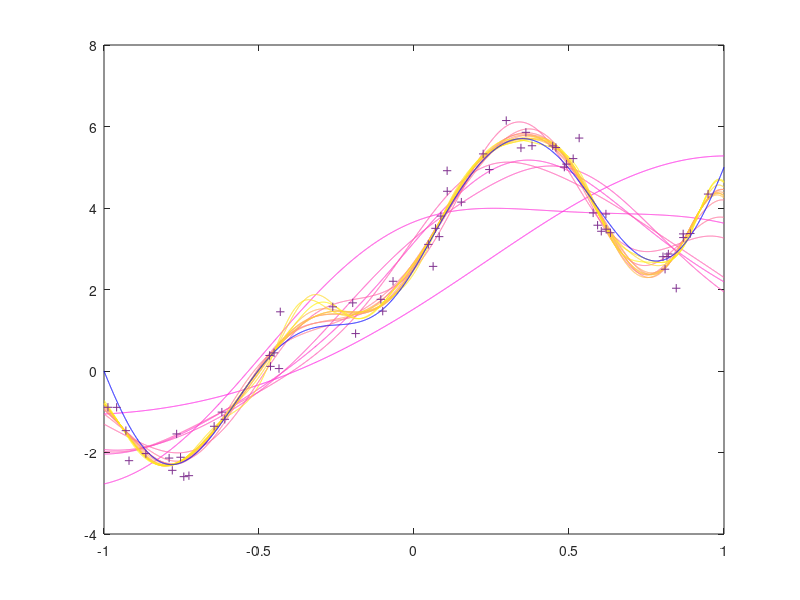
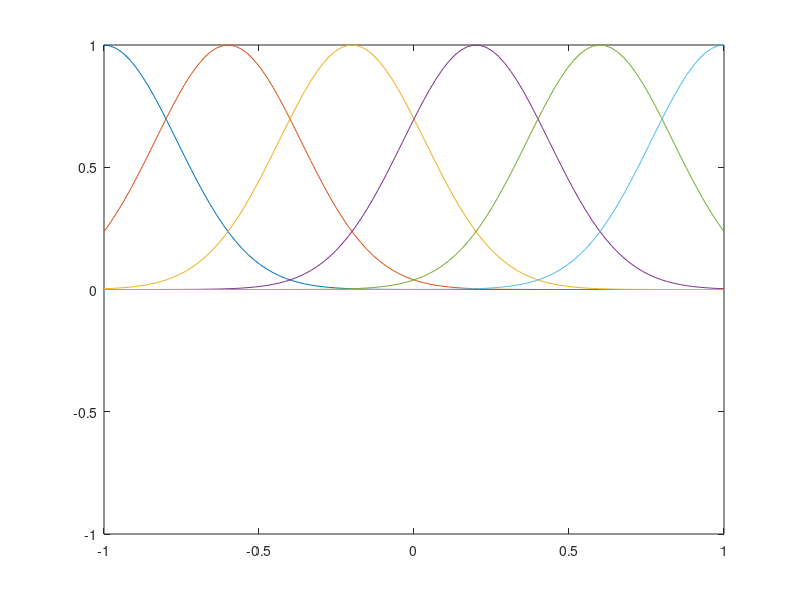
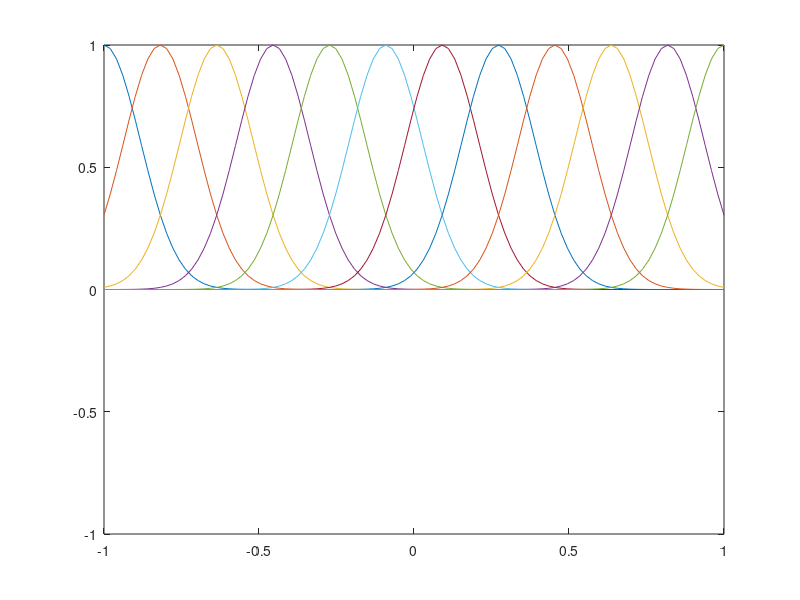
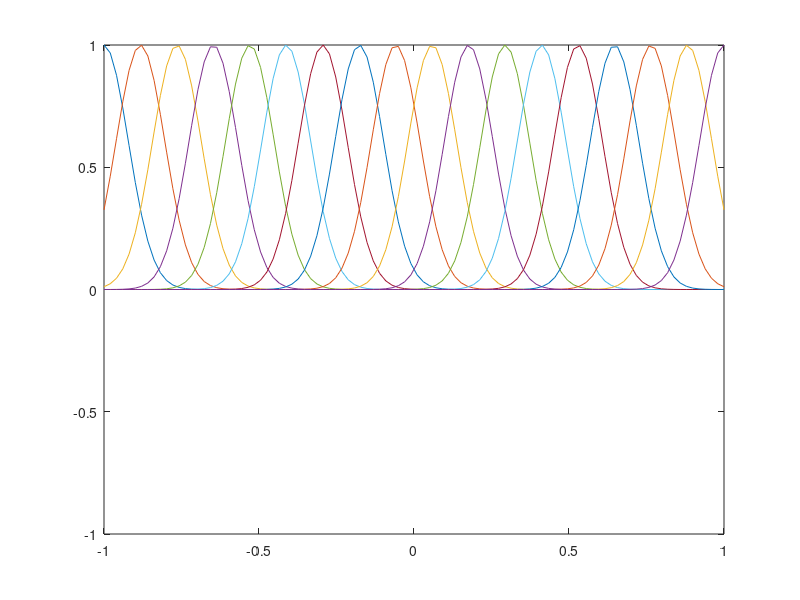

Write the MATLAB code that produced these figures, in order.
%1.1.2

clc;
close all;
clear;



data = importdata('datasets/linearregression_homework.mat');
x_test = data.x_test;
x_train = data.x_train;
y_target = data.y_target;
y_test = data.y_test;
y_train = data.y_train;

d_max = 18;

fig1=figure();



y_our_train = zeros(length(x_train), d_max);
y = zeros(length(x_test), d_max);

for d = 2:d_max
   
    myh = ones(size(x_train))*linspace(-1, 1, d);
    
    x_train_mat = [x_train]*ones(1,d);
    X = exp((-(x_train_mat-myh).^2)./((2/d).^2));
    W = inv(X'*X)*X'*y_train;
    
    y_our_train(:,d) = X*W;

    
    
    myh = ones(size(x_test))*linspace(-1, 1, d);
    x_test_mat = [x_test]*ones(1,d);
    X_test = exp((-(x_test_mat-myh).^2)./((2/d).^2));

    y(:,d) = X_test*W;
    my_plot = plot(x_test, y(:,d));
    hold on;
    set(my_plot, 'Color', [1, d/(d_max+1) , 1-d/(d_max+1)]);
    

end

plot(x_test, y_target, 'b-');
plot(x_train, y_train, ' +');


%plot of basis functions

x_basis = linspace(-1,1,100)';
d = d_max;
myh = ones(size(x_basis))*linspace(-1, 1, d);

x_basis_mat = [x_basis]*ones(1,d);
X_basis = exp((-(x_basis_mat-myh).^2)./((2/d).^2));

for d = [6 12 18]
    myh = ones(size(x_basis))*linspace(-1, 1, d);

    x_basis_mat = [x_basis]*ones(1,d);
    X_basis = exp((-(x_basis_mat-myh).^2)./((2/d).^2));

    figure
    for k = 2:d+1
        mask = zeros(d, 1);
        mask(k-1) = 1;
    
        y_basis = X_basis*mask;
    
        plot(x_basis, y_basis);
        axis([-1 1 -1 1]);
        hold on;
    end
end




%letzter punkt:

for d = 2:d_max
    mse_test(d) = (y(:,d) - y_test)' * (y(:,d) - y_test) / length(y_test);
    mse_train(d) = (y_our_train(:,d) - y_train)' * (y_our_train(:,d) - y_train) / length(y_our_train);
end

figure

plot(2:d_max, mse_test(2:d_max), 'r-');
hold on;
plot(2:d_max, mse_train(2:d_max), 'b-');
